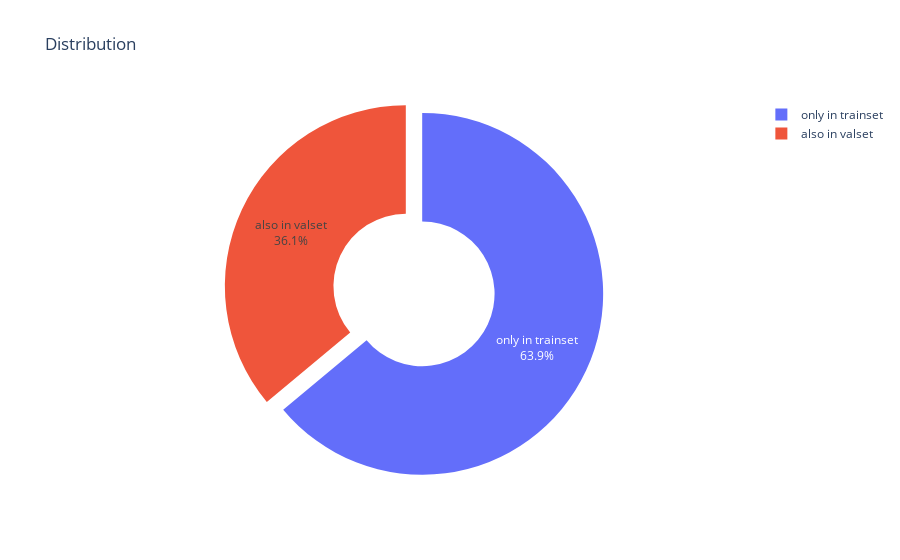

The notebook cell this image was saved under:
### Code cell
a = set(train_df['Y_label']) - set(val_df['Y_label']) #只有在訓練集出現
b = set(val_df['Y_label']) & set(train_df['Y_label']) #同時出現
print(len(a))
print(len(b))
print(len(a)/(len(a)+len(b)))
t = pd.DataFrame()
t['type'] = ['only in trainset' for i in range(len(a))] + ['also in valset' for i in range(len(b))]
dist = t.type.map({'only in trainset':'only in trainset', 'also in valset':'also in valset'})
dist = dist.value_counts()
fig = px.pie(dist,
             values='type',
             names=dist.index,
             hole=.4,title="Distribution")
fig.update_traces(textinfo='percent+label', pull=0.05)
fig.show()

### Figure 1 — Plotly figure (JSON) as saved in the notebook; plotly's stock layout.template omitted (floating-point values rounded to 4 significant figures)
{"data": [{"domain": {"x": [0, 1], "y": [0, 1]}, "hole": 0.4, "hovertemplate": "index=%{label}<br>type=%{value}<extra></extra>", "labels": ["only in trainset", "also in valset"], "legendgroup": "", "name": "", "pull": 0.05, "showlegend": true, "textinfo": "percent+label", "type": "pie", "values": [344, 194]}], "layout": {"legend": {"tracegroupgap": 0}, "title": {"text": "Distribution"}}}
